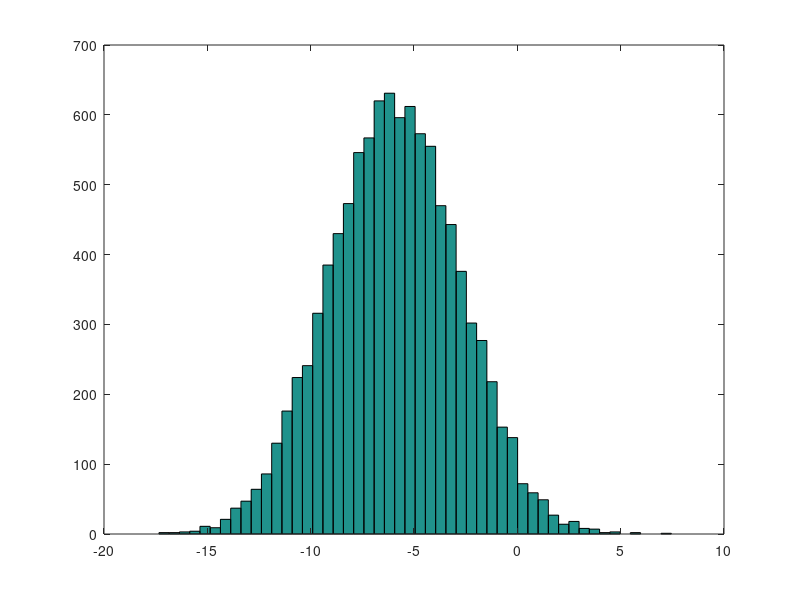

MATLAB code for this plot: (Note: this script raises an error after producing the figure.)
%% Basic Operations-------------------------------------------------------------
PS1('> ') % change prompt

A = [1 2; 3 4; 5 6];
disp(A)

v = [1 2 3]; % row vector
disp(v);

v2 = [1; 2; 3]; % col vec
disp(v2);

v3 = 1:0.1:2; % R: seq(1, 2, 0.1)
disp(v3);

v4 = 1:7;
disp(v4)

ones23 = ones(2, 3);
disp(ones23);

zeros22 = zeros(2, 2);
disp(zeros22);

r = rand(4, 3);
disp(r);

rnorm = randn(2, 2);
disp(rnorm);

w = -6 + sqrt(10) * randn(1, 10000);
hist(w);
hist(w, 50); % 50 bins

I5 = eye(5); % identity matrix
disp(I5);

% help x % help for x;



%% Moving Data Around-----------------------------------------------------------
size(A)    % Py: A.shape
size(A, 1) %     A.shape[0]
size(A, 2)

v = [1 2 3 4];
length(v) % 4

disp(pwd)
disp(ls)

load ./machine-learning-ex1/ex1/ex1data1.txt
load ./machine-learning-ex1/ex1/ex1data2.txt

disp(who)  % R: ls() includes ex1data1, ex1data2;
disp('size ex1data1')
disp(size(ex1data1))
disp('size ex1data2')
disp(size(ex1data2))
          
save ./hello.mat v; % binary
save ./hello.txt v -ascii % human-readable

clear % clear workspace - R: rm(list=ls())

load hello
disp(who)


A = [1 2; 3 4; 5 6];
A(3, 2)     % 6
A(2, :)     % 3 4
A(:, 2)     % 2; 4; 6
A([1 3], :) % 1 2; 5 6;
A(:, 2) = [10; 11; 12];
disp(A)     % [1 10; 3 11; 5 12]

A = [A, [100; 101; 102]] % R: cbind();
disp(A)

disp(A(:)) % Py: A.ravel() -- returns single col vec

A = [1 2; 3 4; 5 6];
B = [7 8; 9 0; 1 2];
C = [A B] % R: cbind(A, B);
D = [A; B] % R: rbind(A, B);



% Computing on Data-------------------------------------------------------------
B = [11 12; 13 14; 15 16];
C = [1 1; 2 2];

AC = A * C % mat mult;
disp(AC)

D = A .* B % element-wise;
disp(D)

A2 = A .^2 % elemen-wise squaring;
disp(A2)

v = [1; 2; 3];
1 ./ v % 1; 1/2; 1/3

log(v) % element-wise log

A' % A transpose;
B'

a = [1 15 2 0.5];
[val, ind] = max(a) % val=15 ind = 2;

max(A) % col-wise, so: 5 6;

a < 3       % 1 0 1 1;
find(a < 3) % 1 3 4;

A = magic(3);
[r, c] = find(A >= 7) % r (rows) = 1 3 2, c (cols) = 1 2 3 (eg, 1,1 3,2 2,3);

sum(a)  % 18.5
prod(a) % 15

max(rand(3), rand(3)) % pairwise max of two rand 3x3 mats
max(A, [], 1) % colwise maxes: 8 9 7
max(A)        % same           8 9 7
max(A, [], 2) % rowwise: 8 7 9
max(max(A))   % 9
max(A(:))     % 9

A = magic(9);
sum(A, 1) % colwise sums
sum(A, 2) % rowwise

% sum diagonals
sum(sum(A .* eye(9)))
sum(sum(A .* flipud(eye(9))))

A = magic(3);
Ainv = pinv(A); % "pseudo"-inverse
A * Ainv % I3



% Plotting Data----------------------------------------------------------------
t = [0:0.01:0.98];
y1 = sin(8 * pi * t);
plot(t, y1)
y2 = cos(8 * pi * t);
plot(t, y2) % new plotting window

plot(t, y1)
hold on % use same plotting device
plot(t, y2, 'r')
xlabel('time')
ylabel('height')
legend('sin', 'cos')
title('Sinusoids!')
print -dpng 'myPlot.png'
close % shut plotting device

figure(1)
plot(t, y1)
figure(2) % opens new device; 1 stays open
plot(t, y2)

subplot(1, 2, 1) % like matplotlib subplot(121)
plot(t, y1)
subplot(1, 2, 2)
plot(t, y2)
axis([0.5, 1, -1, 1]) % xlim and ylim

clf % clear figure

A = magic(5);
imagesc(A) % R: image; matplotlib imshow();

imagesc(A), colorbar, colormap gray;





 
  
  
  
  
  
                        
